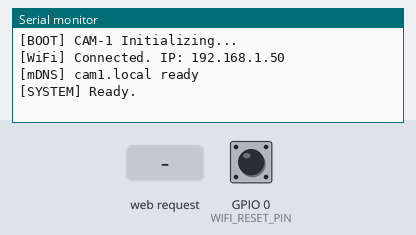
The sketch below on a simulated ESP32. On the bench: the last lines printed to the serial monitor. Inputs (shaded band) come from the test bench; at power-on: GPIO 0 (WIFI_RESET_PIN) HIGH. WiFi joins after 1.5 s; servers stay silent unless stated; uploads are accepted with an empty reply; the camera gives no picture. At 7.1 s the program restarts the board; the recording ends there.

Above: at 3.0 s.
3.1 s: HTTP request GET /start received
At 3.9 s:
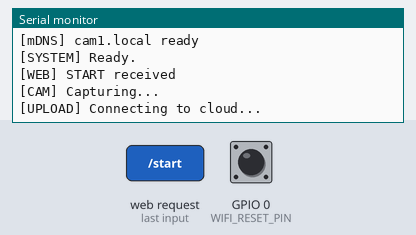
4.6 s: HTTP request GET /stop received
At 5.2 s:
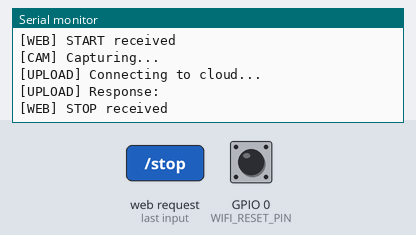
6.1 s: HTTP request GET /resetwifi received
At 6.9 s:
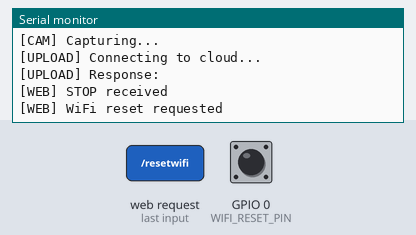

Measured:
- after the input at 3.1 s, the serial monitor: prints a new line at once (image 1)
- after the input at 4.6 s, the serial monitor: prints a new line at once (image 2)
- after the input at 6.1 s, the serial monitor: prints a new line at once (image 3)

The sketch:

camera_device.ino
```cpp
#include "esp_camera.h"
#include <WiFi.h>
#include <WebServer.h>
#include <WiFiClientSecure.h>
#include <ESPmDNS.h>
#include <WiFiManager.h>

// ================= DEVICE =================
#define DEVICE_MAC "e08cfeb530b0"
#define CAMERA_ID  "CAM_1"

// ================= WIFI RESET PIN =================
#define WIFI_RESET_PIN 0   // Hold LOW at boot to reset WiFi

// ================= CLOUD =================
const char* UPLOAD_HOST = "stt-premium-app.purplebay-3e569791.centralindia.azurecontainerapps.io";
const char* UPLOAD_PATH = "/api/upload_image";
const int   UPLOAD_PORT = 443;

// ================= CAMERA PINS =================
#define PWDN_GPIO_NUM 32
#define RESET_GPIO_NUM -1
#define XCLK_GPIO_NUM 0
#define SIOD_GPIO_NUM 26
#define SIOC_GPIO_NUM 27
#define Y9_GPIO_NUM 35
#define Y8_GPIO_NUM 34
#define Y7_GPIO_NUM 39
#define Y6_GPIO_NUM 36
#define Y5_GPIO_NUM 21
#define Y4_GPIO_NUM 19
#define Y3_GPIO_NUM 18
#define Y2_GPIO_NUM 5
#define VSYNC_GPIO_NUM 25
#define HREF_GPIO_NUM 23
#define PCLK_GPIO_NUM 22

WebServer server(80);

// ================= AUTO CAPTURE =================
bool autoCapture = false;
unsigned long lastCapture = 0;
const unsigned long CAPTURE_INTERVAL = 30000;

// ======================================================
// UPLOAD IMAGE
// ======================================================
void uploadImage(camera_fb_t *fb) {
    Serial.println("[UPLOAD] Connecting to cloud...");

    WiFiClientSecure client;
    client.setInsecure();

    if (!client.connect(UPLOAD_HOST, UPLOAD_PORT)) {
        Serial.println("[UPLOAD] Connection FAILED");
        return;
    }

    String boundary = "------------------------esp32boundary";
    String head = "--" + boundary + "\r\n" +
                  "Content-Disposition: form-data; name=\"mac_address\"\r\n\r\n" +
                  String(DEVICE_MAC) + "\r\n" +
                  "--" + boundary + "\r\n" +
                  "Content-Disposition: form-data; name=\"camera_id\"\r\n\r\n" +
                  String(CAMERA_ID) + "\r\n" +
                  "--" + boundary + "\r\n" +
                  "Content-Disposition: form-data; name=\"file\"; filename=\"capture.jpg\"\r\n" +
                  "Content-Type: image/jpeg\r\n\r\n";

    String tail = "\r\n--" + boundary + "--\r\n";

    uint32_t totalLen = head.length() + fb->len + tail.length();

    client.println("POST " + String(UPLOAD_PATH) + " HTTP/1.1");
    client.println("Host: " + String(UPLOAD_HOST));
    client.println("Content-Type: multipart/form-data; boundary=" + boundary);
    client.println("Content-Length: " + String(totalLen));
    client.println();
    client.print(head);

    uint8_t *fbBuf = fb->buf;
    size_t fbLen = fb->len;
    size_t bufferSize = 1024;

    for (size_t i = 0; i < fbLen; i += bufferSize) {
        size_t remaining = fbLen - i;
        client.write(fbBuf + i, (remaining < bufferSize) ? remaining : bufferSize);
    }

    client.print(tail);

    while (client.connected()) {
        String line = client.readStringUntil('\n');
        if (line == "\r") break;
    }

    String response = client.readStringUntil('\n');
    Serial.println("[UPLOAD] Response: " + response);
    client.stop();
}

// ======================================================
// CAPTURE
// ======================================================
void captureAndUpload() {
    Serial.println("[CAM] Capturing...");
    camera_fb_t * fb = esp_camera_fb_get();
    if(!fb) {
        Serial.println("[ERROR] Capture Failed");
        return;
    }

    uploadImage(fb);
    esp_camera_fb_return(fb);
}

// ======================================================
// WEB HANDLERS
// ======================================================
void handleRoot() {
    server.send(200, "text/plain", "CAM-1 READY. Endpoints: /start, /stop, /resetwifi");
}

void handleStart() {
    Serial.println("[WEB] START received");
    autoCapture = true;
    captureAndUpload();
    lastCapture = millis();
    server.send(200, "text/plain", "Camera Started");
}

void handleStop() {
    Serial.println("[WEB] STOP received");
    autoCapture = false;
    server.send(200, "text/plain", "Camera Stopped");
}

void handleResetWiFi() {
    Serial.println("[WEB] WiFi reset requested");
    server.send(200, "text/plain", "Resetting WiFi...");
    delay(1000);
    WiFi.disconnect(true, true);
    ESP.restart();
}

// ======================================================
// SETUP
// ======================================================
void setup() {
    Serial.begin(115200);
    Serial.println("\n[BOOT] CAM-1 Initializing...");

    pinMode(WIFI_RESET_PIN, INPUT_PULLUP);

    camera_config_t config;
    config.ledc_channel = LEDC_CHANNEL_0;
    config.ledc_timer = LEDC_TIMER_0;
    config.pin_d0 = Y2_GPIO_NUM;
    config.pin_d1 = Y3_GPIO_NUM;
    config.pin_d2 = Y4_GPIO_NUM;
    config.pin_d3 = Y5_GPIO_NUM;
    config.pin_d4 = Y6_GPIO_NUM;
    config.pin_d5 = Y7_GPIO_NUM;
    config.pin_d6 = Y8_GPIO_NUM;
    config.pin_d7 = Y9_GPIO_NUM;
    config.pin_xclk = XCLK_GPIO_NUM;
    config.pin_pclk = PCLK_GPIO_NUM;
    config.pin_vsync = VSYNC_GPIO_NUM;
    config.pin_href = HREF_GPIO_NUM;
    config.pin_sscb_sda = SIOD_GPIO_NUM;
    config.pin_sscb_scl = SIOC_GPIO_NUM;
    config.pin_pwdn = PWDN_GPIO_NUM;
    config.pin_reset = RESET_GPIO_NUM;
    config.xclk_freq_hz = 20000000;
    config.pixel_format = PIXFORMAT_JPEG;

    if(psramFound()){
        config.frame_size = FRAMESIZE_VGA;
        config.jpeg_quality = 10;
        config.fb_count = 2;
    } else {
        config.frame_size = FRAMESIZE_CIF;
        config.jpeg_quality = 12;
        config.fb_count = 1;
    }

    esp_err_t err = esp_camera_init(&config);
    if (err != ESP_OK) {
        Serial.printf("Camera init failed with error 0x%x\n", err);
        return;
    }

    sensor_t *s = esp_camera_sensor_get();
    s->set_vflip(s, 1);
    s->set_hmirror(s, 0);

    // ================= WIFI MANAGER =================
    WiFiManager wm;
    if (digitalRead(WIFI_RESET_PIN) == LOW) {
        Serial.println("[WiFi] Reset button pressed — clearing saved SSID");
        wm.resetSettings();
        delay(1000);
    }

    if (!wm.autoConnect("CAM1_SETUP")) {
        Serial.println("[WiFi] Failed to connect. Restarting...");
        delay(2000);
        ESP.restart();
    }

    Serial.print("[WiFi] Connected. IP: ");
    Serial.println(WiFi.localIP());

    // ================= mDNS =================
    if (MDNS.begin("cam1")) {
        MDNS.addService("http", "tcp", 80);
        Serial.println("[mDNS] cam1.local ready");
    }

    server.on("/", handleRoot);
    server.on("/start", handleStart);
    server.on("/stop", handleStop);
    server.on("/resetwifi", handleResetWiFi);
    server.begin();

    Serial.println("[SYSTEM] Ready.");
}

// ======================================================
// LOOP
// ======================================================
void loop() {
    server.handleClient();

    if (autoCapture && (millis() - lastCapture > CAPTURE_INTERVAL)) {
        lastCapture = millis();
        captureAndUpload();
    }
}
```
